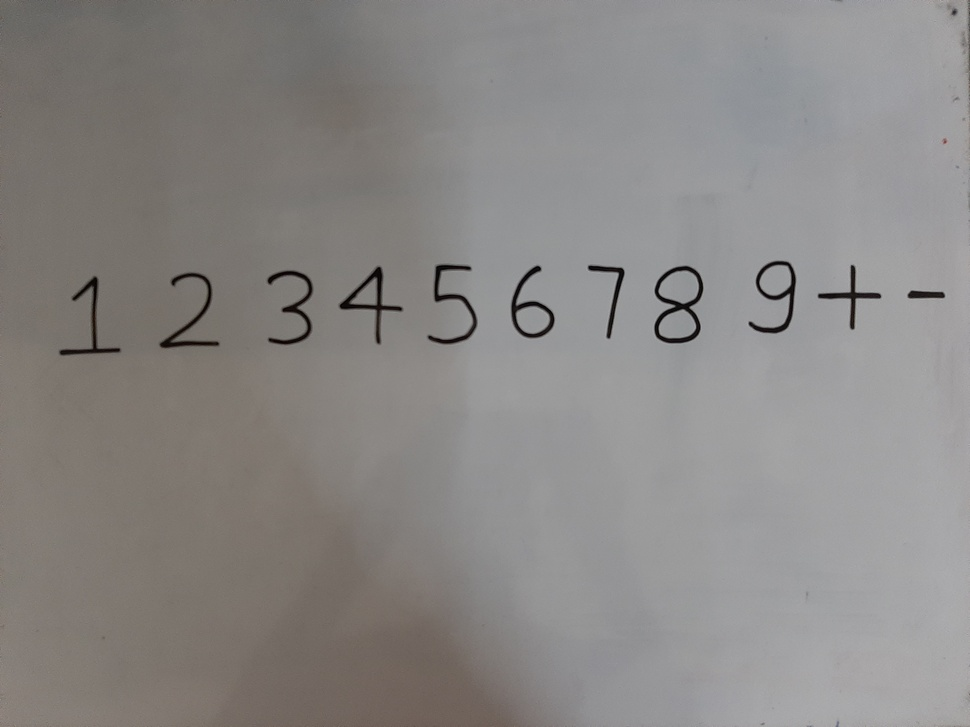
#> input picture htest0.jpg, 970 x 727 px, shrunk from 4032 x 3024 before the run; its folder holds only this picture in this run
$ python -i photo_extracter.py   (imports and definitions only)
#> lines starting #> are read from the running program, lines starting #| are printed output that depends on the picture; after the words box and inside, x2 and y2 are one past the last pixel; in counts of white or black regions, pixels touching at a corner belong together
#> further down, picture is the input picture: shape (727, 970, 3); mean B, G, R 133.4, 135.2, 137.9
import os
import csv
import cv2
import pandas as pd
import numpy as np

def image_bbox(image):

    gray = cv2.cvtColor(image, cv2.COLOR_BGR2GRAY)

    thresh = cv2.threshold(gray, 90, 255, cv2.THRESH_BINARY_INV)[1]
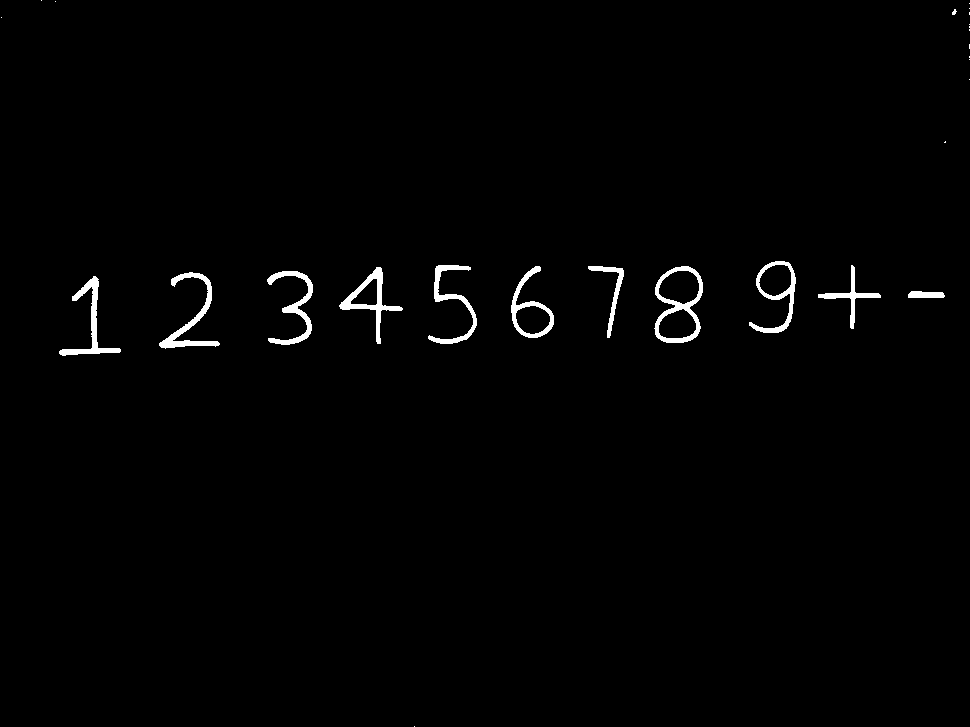
#> thresh: shape (727, 970); 1.2% white; 27 white regions (16 under 20 px), largest, box (x1, y1, x2, y2) and area: (654, 266, 703, 343) 1075, (159, 272, 220, 349) 988, (339, 267, 403, 344) 927
    kernel = cv2.getStructuringElement(cv2.MORPH_RECT, (3, 3))

    cv2.imshow('thresh', thresh)
    im_floodfill = thresh.copy()

    h, w = thresh.shape[:2]
#> h = 727; w = 970
    mask = np.zeros((h+2, w+2), np.uint8)

    cv2.floodFill(im_floodfill, mask, (0,0), (255, 255, 255))
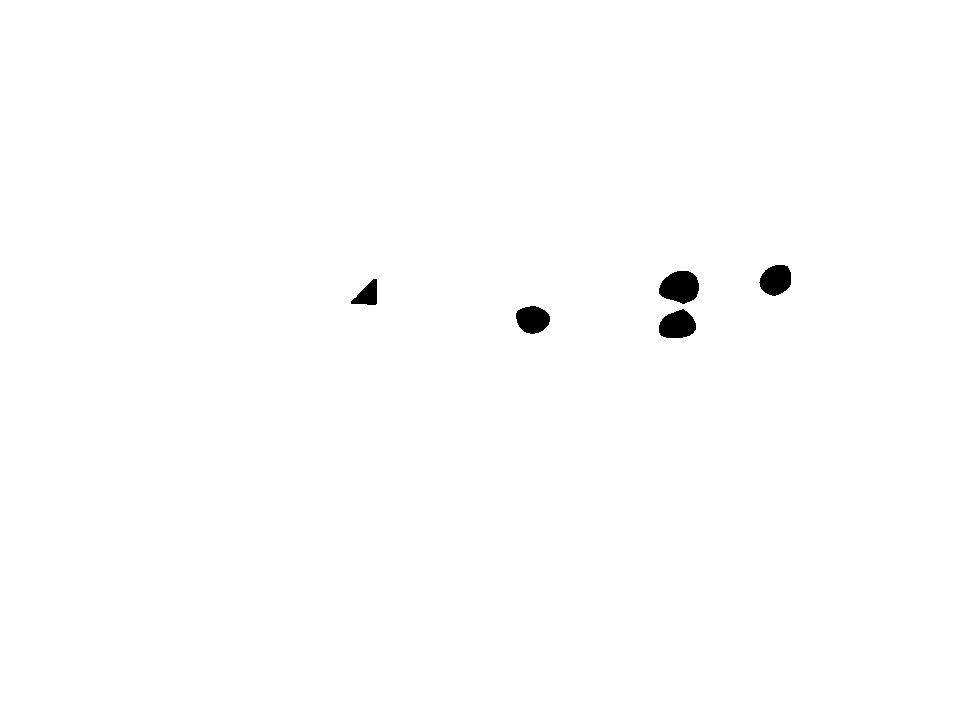
#> im_floodfill: shape (727, 970); 99.5% white; 5 black regions, box (x1, y1, x2, y2) and area: (659, 271, 699, 304) 995, (659, 309, 696, 338) 813, (759, 265, 791, 296) 757, (516, 306, 550, 334) 725, (351, 279, 377, 305) 404

    im_floodfill_inv = cv2.bitwise_not(im_floodfill)

    im_out = thresh | im_floodfill_inv
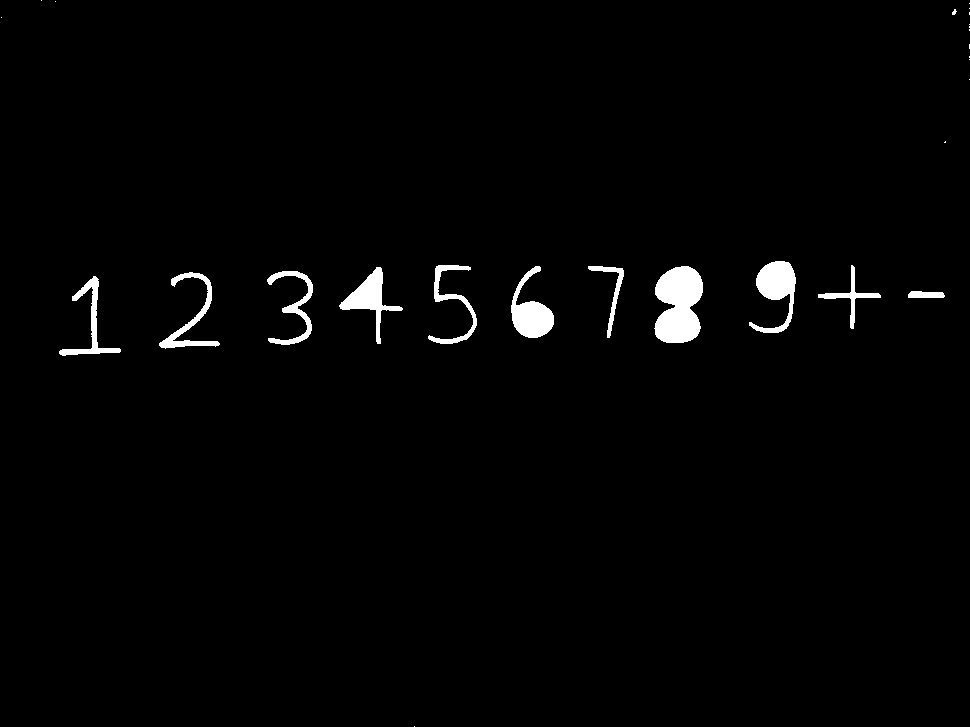
#> im_out: shape (727, 970); 1.7% white; 27 white regions (16 under 20 px)

    cnts = cv2.findContours(im_out.copy(), cv2.RETR_TREE, cv2.CHAIN_APPROX_SIMPLE)
#> cnts = 27 contours, 16 with area under 20; largest, box (x1, y1, x2, y2) and area: (654, 266, 703, 343) 2773, (749, 261, 796, 333) 1440, (511, 266, 554, 338) 1374, (339, 267, 403, 344) 1214, (159, 272, 220, 349) 822
    cnts = cnts[0] if len(cnts) == 2 else cnts[1]

    try:
        x,y,w,h = cv2.boundingRect(cnts[0])
#> x = 414; y = 726; w = 1; h = 1
        roi = image[y-2:y+2+h,x-2:x+w+2]

        return roi

    except:
        return image

id_to_sym_dict = {}

ocr_code_list = os.path.join(os.path.dirname(__file__), 'OcrCodeList.txt')

# [28 lines not run here, left out]


char_info_A_list = []

char_info_A_file = os.path.join(os.path.dirname(__file__), 'CharInfoDB-3-A_Info.csv')

# [8 lines not run here, left out]

char_info_B_list = []

char_info_B_file = os.path.join(os.path.dirname(__file__), 'CharInfoDB-3-B.txt')

# [8 lines not run here, left out]

images_A = os.path.join(os.path.dirname(__file__), 'images_A')
images_B = os.path.join(os.path.dirname(__file__), 'images_B')

# [1 line that did not run here, left out]
# [1 line that did not run here, left out]

# [64 lines not run here, left out]


>>> import cv2
>>> picture = cv2.imread('htest0.jpg')
>>> result = image_bbox(picture)

$ run again, on htest1.jpg
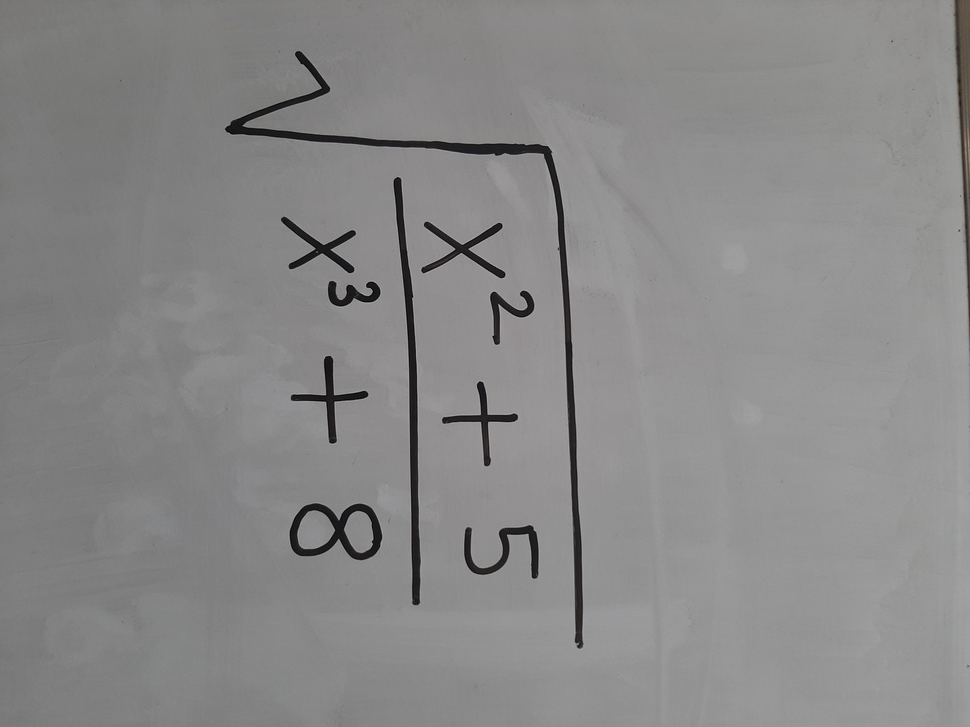
#> input picture htest1.jpg, 970 x 727 px, shrunk from 4032 x 3024 before the run
#> picture is the input picture: shape (727, 970, 3); mean B, G, R 136.1, 136.2, 136.6
#> in image_bbox, `thresh = cv2.threshold(gray, 90, 255, cv2.THRESH_BINARY_INV)[1]`:
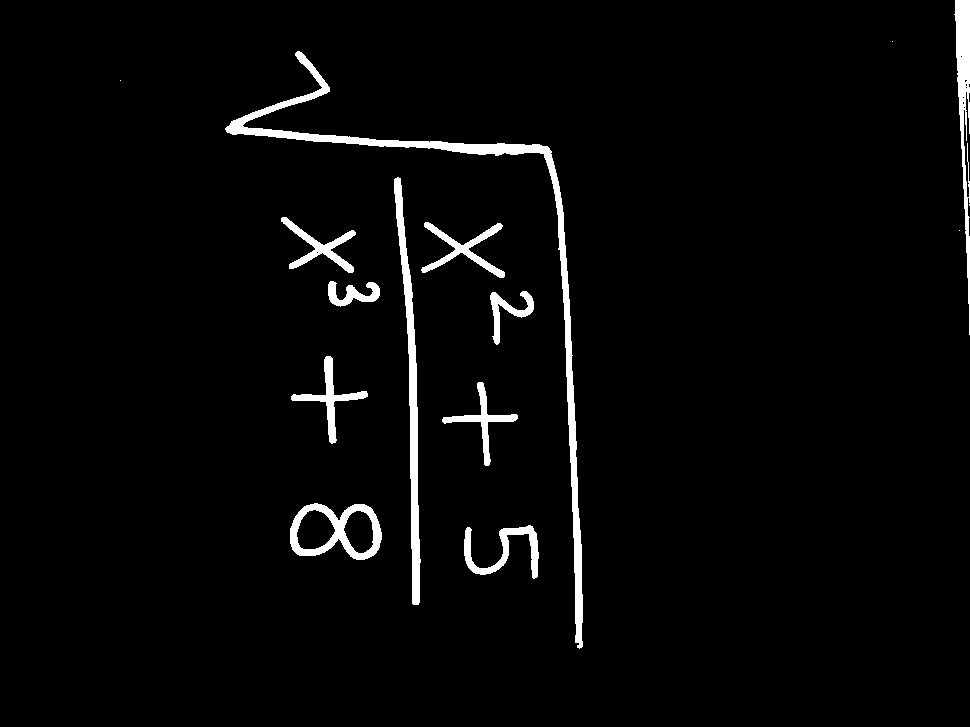
#> thresh: shape (727, 970); 3.1% white; 15 white regions (4 under 20 px), largest, box (x1, y1, x2, y2) and area: (225, 51, 583, 649) 6943, (394, 177, 421, 605) 3285, (954, 0, 970, 335) 2229
#> im_floodfill: shape (727, 970); 99.7% white; 15 black regions (11 under 20 px), largest, box (x1, y1, x2, y2) and area: (297, 510, 335, 549) 1082, (344, 511, 373, 553) 909, (964, 92, 970, 197) 316, (968, 198, 970, 217) 30
#> im_out: shape (727, 970); 3.4% white; 14 white regions (3 under 20 px)
#> cnts = 14 contours, 3 with area under 20; largest, box (x1, y1, x2, y2) and area: (225, 51, 583, 649) 5994, (290, 503, 382, 560) 3861, (394, 177, 421, 605) 2853, (954, 0, 970, 335) 2276, (464, 525, 539, 579) 1084
#> in image_bbox, `x,y,w,h = cv2.boundingRect(cnts[0])`: x = 464; y = 525; w = 75; h = 54
#> in image_bbox, `roi = image[y-2:y+2+h,x-2:x+w+2]`:
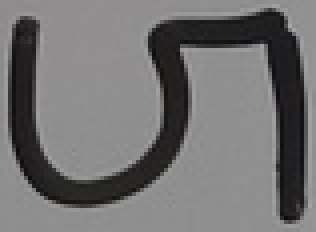
#> roi: shape (58, 79, 3) (shown 4 times larger); mean B, G, R 113.3, 113, 113.7
